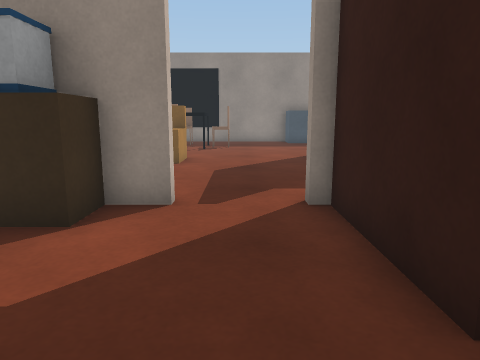
[1] (above)

24 first-person views from a walk through a Unity game level. The camera is 0.68 m above the floor, tilts 10° down and sees 70° across. The floor is counted in squares, 0.5 m on a side. Each view is taken from the middle of a square. On the plan, view 1 faces up. The plan holds only what a view shows up to about 15 squares ahead; the rest is blank. The player character is not drawn. Surface patterns are stand-ins for the level's own textures.

[2]
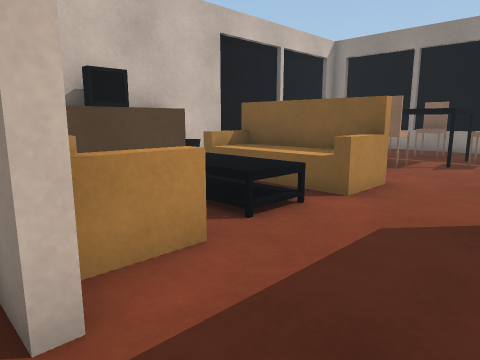

[3]
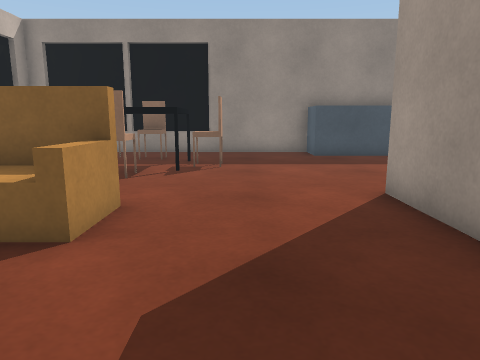

[4]
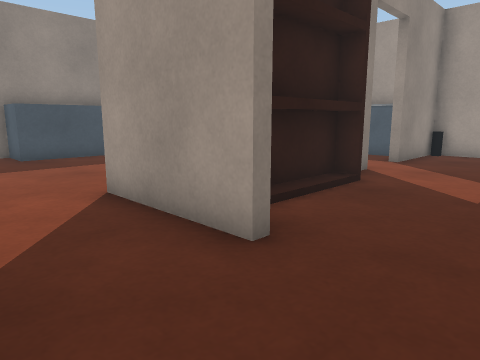

[5]
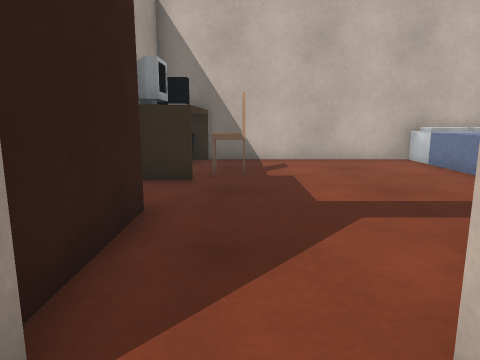

[6]
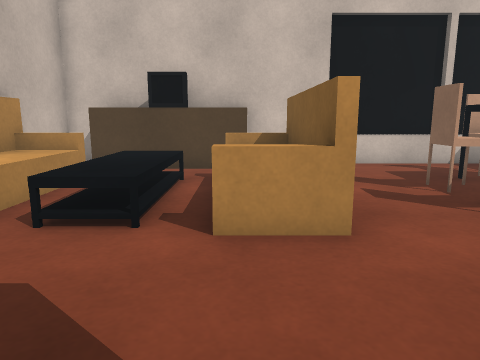

[7]
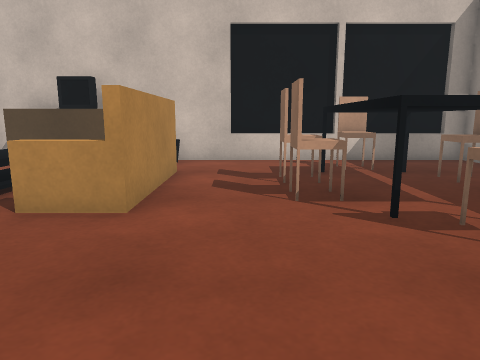

[8]
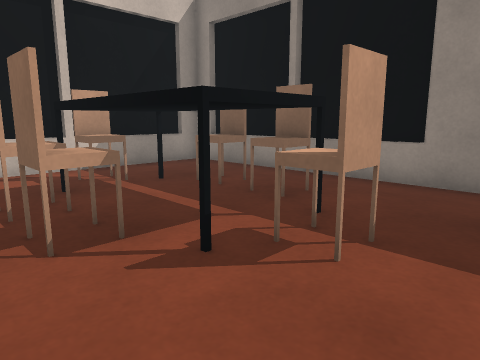

[9]
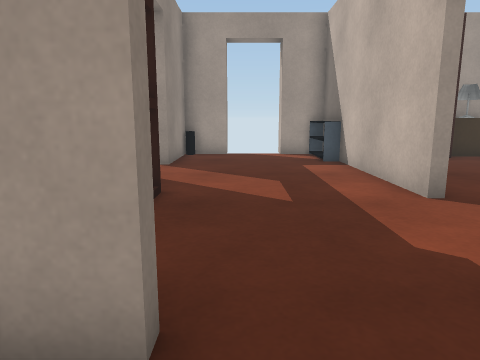

[10]
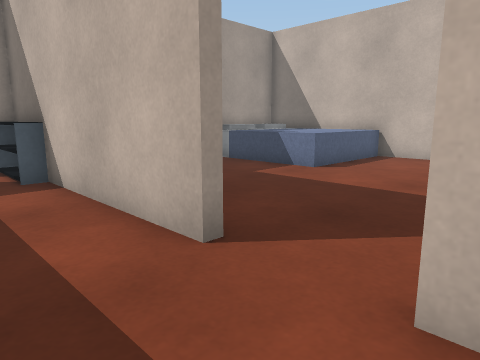

[11]
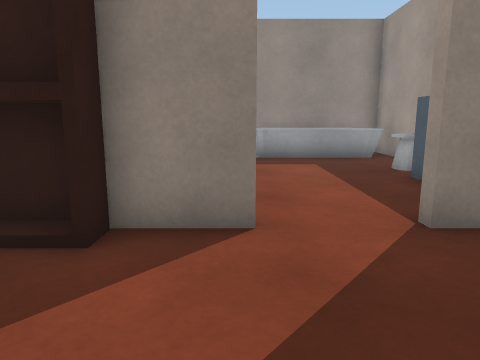

[12]
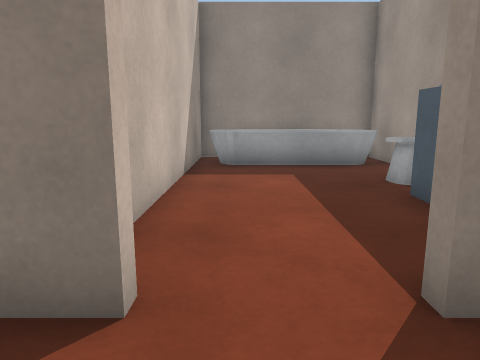

[13]
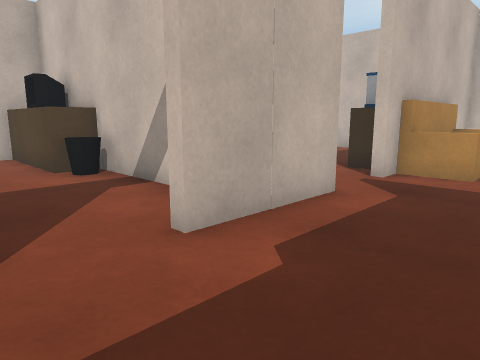

[14]
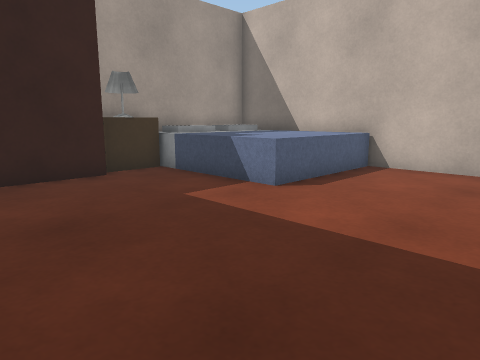

[15]
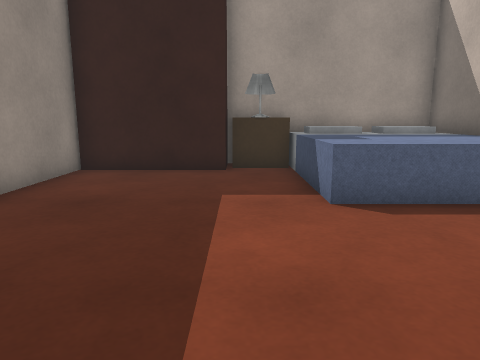

[16]
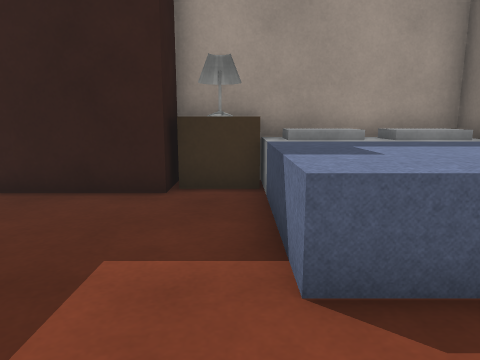

[17]
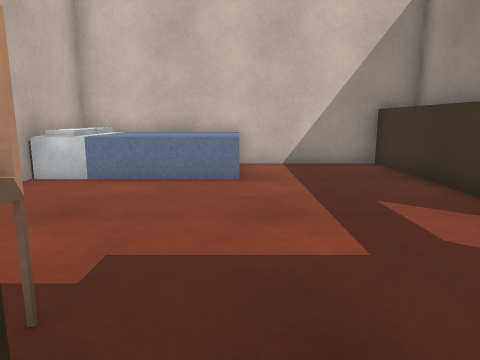

[18]
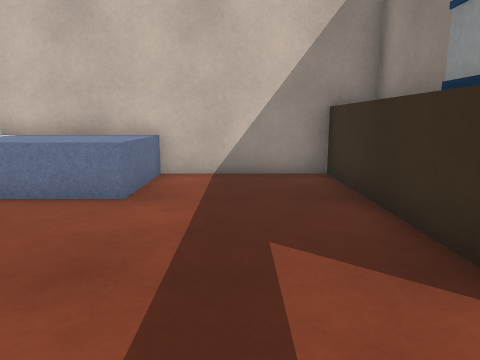

[19]
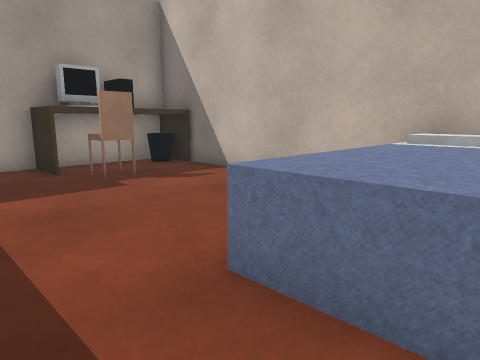

[20]
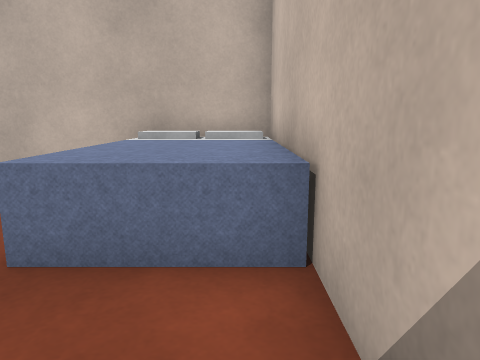

[21]
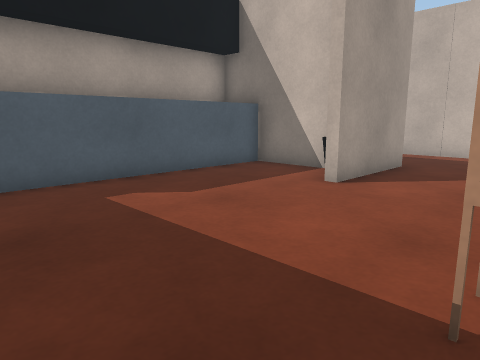

[22]
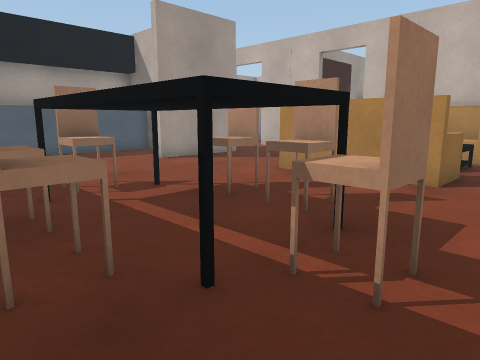

[23]
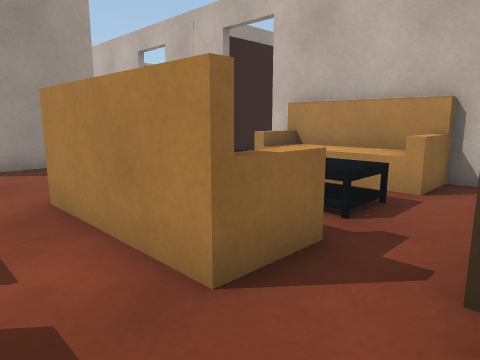

[24]
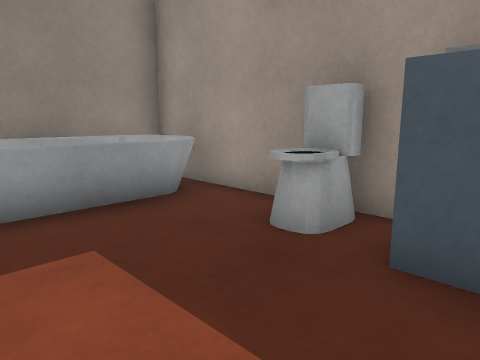

### Floor plan
Ten units are one square. View 1 is at (0, 0); x grows to the right and y downward. Boxes are objects, and circles mark ways between rooms. Rooms are numbered by the first view taken in them; rooms with no view inside come last. Other rooms are left out.
<svg viewBox="-94 -223 247 277">
<path fill="none" stroke="#000" d="M10 -57 48 -57M31 -95 27 -95 27 -133 31 -133M15 -54 10 -54M66 -115 66 -188M-87 -55 -87 49 27 49 27 -2M68 -57 148 -57 148 -74M93 -112 75 -112M-89 -172 -89 -136M-13 -218 -46 -218M58 -201 27 -201 27 -216 -87 -216 -87 -57 -64 -57M-53 -218 -66 -218M123 -62 148 -62M-89 -210 -89 -182M148 -95 148 -112 114 -112M137 5 137 -12M125 -54 101 -54M30 -30 30 29M66 49 148 49 148 -15M36 49 46 49M86 -191 86 -134M148 -156 148 -216 85 -216M131 -121 131 -152"/>
<rect x="-85" y="-5" width="30" height="50" fill="#bbb"><title>bed</title></rect>
<rect x="-85" y="-55" width="40" height="20" fill="#bbb"><title>cabinet</title></rect>
<rect x="-85" y="-85" width="10" height="20" fill="#bbb"><title>cabinet</title></rect>
<rect x="-85" y="-95" width="10" height="10" fill="#bbb"><title>TV</title></rect>
<rect x="-85" y="-115" width="10" height="20" fill="#bbb"><title>cabinet</title></rect>
<rect x="-75" y="-185" width="20" height="20" fill="#bbb"><title>chair</title></rect>
<rect x="-65" y="-75" width="50" height="20" fill="#bbb"><title>sofa</title></rect>
<rect x="-65" y="-105" width="50" height="30" fill="#bbb"><title>table</title></rect>
<rect x="-65" y="-125" width="50" height="20" fill="#bbb"><title>sofa</title></rect>
<rect x="-65" y="-185" width="50" height="30" fill="#bbb"><title>table</title></rect>
<rect x="-55" y="-165" width="20" height="20" fill="#bbb"><title>chair</title></rect>
<rect x="-55" y="-195" width="10" height="10" fill="#bbb"><title>chair</title></rect>
<rect x="-45" y="-55" width="20" height="20" fill="#bbb"><title>cabinet</title></rect>
<rect x="-35" y="-165" width="10" height="20" fill="#bbb"><title>chair</title></rect>
<rect x="-35" y="-195" width="10" height="10" fill="#bbb"><title>chair</title></rect>
<rect x="-25" y="-55" width="10" height="10" fill="#bbb"><title>cabinet</title></rect>
<rect x="-15" y="-185" width="10" height="20" fill="#bbb"><title>chair</title></rect>
<rect x="-5" y="5" width="20" height="20" fill="#bbb"><title>chair</title></rect>
<rect x="5" y="25" width="20" height="20" fill="#bbb"><title>table</title></rect>
<rect x="15" y="5" width="10" height="20" fill="#bbb"><title>TV</title></rect>
<rect x="15" y="-55" width="10" height="40" fill="#bbb"><title>cabinet</title></rect>
<rect x="35" y="-115" width="40" height="10" fill="#bbb"><title>bookshelf</title></rect>
<rect x="35" y="35" width="10" height="10" fill="#bbb"><title>cabinet</title></rect>
<rect x="35" y="15" width="10" height="20" fill="#bbb"><title>TV</title></rect>
<rect x="35" y="5" width="10" height="10" fill="#bbb"><title>cabinet</title></rect>
<rect x="95" y="5" width="50" height="40" fill="#bbb"><title>bed</title></rect>
<rect x="125" y="-55" width="20" height="40" fill="#bbb"><title>cabinet</title></rect>
<rect x="85" y="-215" width="60" height="30" fill="#bbb"><title>tub</title></rect>
<rect x="125" y="-175" width="20" height="20" fill="#bbb"><title>toilet</title></rect>
<circle cx="55" cy="-60" r="3" fill="#2a7"/>
<circle cx="105" cy="-110" r="3" fill="#2a7"/>
<text x="-10" y="-90">1</text>
<text x="90" y="-10">2</text>
<text x="110" y="-170">3</text>
</svg>
Room 1 opens to room 2. Room 1 opens to room 3.

Where each view was taken, in squares from view 1:
view 1: 0 up, 0 right, facing up
view 2: 5 up, 1 right, facing up-left
view 3: 7 up, 0 right, facing up
view 4: 7 up, 0 right, facing up-right
view 5: 7 up, 0 right, facing down
view 6: 11 up, 2 right, facing left
view 7: 14 up, 3 right, facing left
view 8: 14 up, 1 right, facing up-left
view 9: 9 up, 1 right, facing right
view 10: 8 up, 4 right, facing down-right
view 11: 7 up, 9 right, facing up
view 12: 9 up, 10 right, facing up
view 13: 9 up, 7 right, facing down-left
view 14: 5 up, 5 right, facing down-right
view 15: 1 up, 4 right, facing right
view 16: 0 up, 7 right, facing right
view 17: 0 up, 2 right, facing left
view 18: 2 up, 0 right, facing left
view 19: 2 up, 8 left, facing down-right
view 20: 3 up, 8 left, facing down
view 21: 20 up, 1 left, facing down-right
view 22: 20 up, 8 left, facing down-right
view 23: 14 up, 8 left, facing down-right
view 24: 14 up, 10 right, facing up-right
